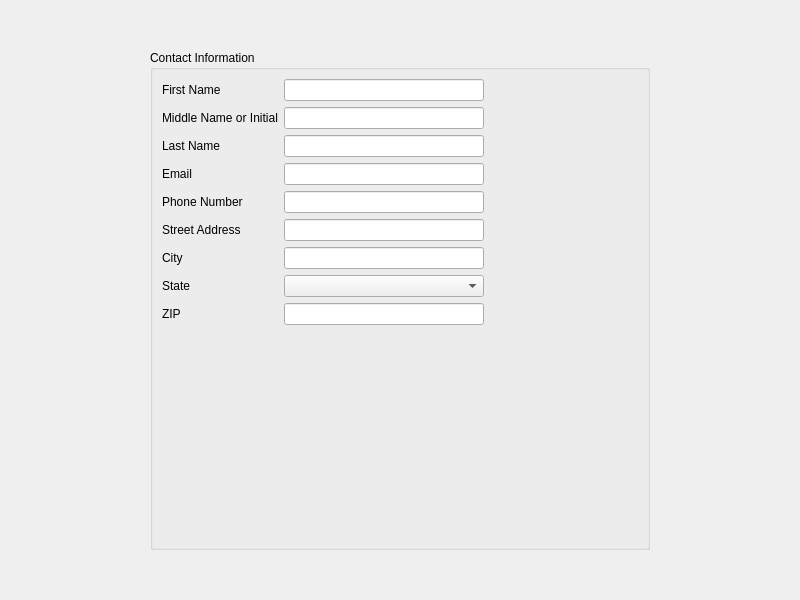
<?xml version="1.0" encoding="UTF-8"?>
<ui version="4.0">
 <class>contact</class>
 <widget class="QWidget" name="contact">
  <property name="geometry">
   <rect>
    <x>0</x>
    <y>0</y>
    <width>800</width>
    <height>600</height>
   </rect>
  </property>
  <property name="minimumSize">
   <size>
    <width>800</width>
    <height>600</height>
   </size>
  </property>
  <property name="windowTitle">
   <string>ResumeBuilder</string>
  </property>
  <layout class="QGridLayout" name="gridLayout_2">
   <item row="0" column="0" rowspan="2" colspan="2">
    <layout class="QGridLayout" name="gridLayout">
     <item row="0" column="0">
      <widget class="QGroupBox" name="groupBox">
       <property name="enabled">
        <bool>true</bool>
       </property>
       <property name="sizePolicy">
        <sizepolicy hsizetype="Maximum" vsizetype="Maximum">
         <horstretch>0</horstretch>
         <verstretch>0</verstretch>
        </sizepolicy>
       </property>
       <property name="maximumSize">
        <size>
         <width>500</width>
         <height>500</height>
        </size>
       </property>
       <property name="title">
        <string>Contact Information</string>
       </property>
       <layout class="QFormLayout" name="formLayout">
        <item row="0" column="0" colspan="2">
         <layout class="QFormLayout" name="formLayout_2">
          <item row="2" column="0">
           <widget class="QLabel" name="label">
            <property name="maximumSize">
             <size>
              <width>200</width>
              <height>35</height>
             </size>
            </property>
            <property name="text">
             <string>First Name</string>
            </property>
           </widget>
          </item>
          <item row="2" column="1">
           <widget class="QLineEdit" name="fname">
            <property name="maximumSize">
             <size>
              <width>200</width>
              <height>35</height>
             </size>
            </property>
           </widget>
          </item>
          <item row="3" column="0">
           <widget class="QLabel" name="label_2">
            <property name="maximumSize">
             <size>
              <width>200</width>
              <height>35</height>
             </size>
            </property>
            <property name="text">
             <string>Middle Name or Initial</string>
            </property>
           </widget>
          </item>
          <item row="3" column="1">
           <widget class="QLineEdit" name="mname">
            <property name="maximumSize">
             <size>
              <width>200</width>
              <height>35</height>
             </size>
            </property>
           </widget>
          </item>
          <item row="4" column="0">
           <widget class="QLabel" name="label_3">
            <property name="maximumSize">
             <size>
              <width>200</width>
              <height>35</height>
             </size>
            </property>
            <property name="text">
             <string>Last Name</string>
            </property>
           </widget>
          </item>
          <item row="4" column="1">
           <widget class="QLineEdit" name="lname">
            <property name="maximumSize">
             <size>
              <width>200</width>
              <height>35</height>
             </size>
            </property>
           </widget>
          </item>
          <item row="5" column="0">
           <widget class="QLabel" name="label_4">
            <property name="maximumSize">
             <size>
              <width>200</width>
              <height>35</height>
             </size>
            </property>
            <property name="text">
             <string>Email</string>
            </property>
           </widget>
          </item>
          <item row="5" column="1">
           <widget class="QLineEdit" name="email">
            <property name="maximumSize">
             <size>
              <width>200</width>
              <height>35</height>
             </size>
            </property>
           </widget>
          </item>
          <item row="6" column="0">
           <widget class="QLabel" name="label_5">
            <property name="maximumSize">
             <size>
              <width>200</width>
              <height>35</height>
             </size>
            </property>
            <property name="text">
             <string>Phone Number</string>
            </property>
           </widget>
          </item>
          <item row="6" column="1">
           <widget class="QLineEdit" name="phone">
            <property name="maximumSize">
             <size>
              <width>200</width>
              <height>35</height>
             </size>
            </property>
           </widget>
          </item>
          <item row="7" column="0">
           <widget class="QLabel" name="label_6">
            <property name="maximumSize">
             <size>
              <width>200</width>
              <height>35</height>
             </size>
            </property>
            <property name="text">
             <string>Street Address</string>
            </property>
           </widget>
          </item>
          <item row="7" column="1">
           <widget class="QLineEdit" name="street">
            <property name="maximumSize">
             <size>
              <width>200</width>
              <height>35</height>
             </size>
            </property>
           </widget>
          </item>
          <item row="8" column="0">
           <widget class="QLabel" name="label_8">
            <property name="text">
             <string>City</string>
            </property>
           </widget>
          </item>
          <item row="8" column="1">
           <widget class="QLineEdit" name="city">
            <property name="maximumSize">
             <size>
              <width>200</width>
              <height>35</height>
             </size>
            </property>
           </widget>
          </item>
          <item row="9" column="0">
           <widget class="QLabel" name="label_9">
            <property name="text">
             <string>State</string>
            </property>
           </widget>
          </item>
          <item row="9" column="1">
           <widget class="QComboBox" name="state">
            <property name="maximumSize">
             <size>
              <width>200</width>
              <height>35</height>
             </size>
            </property>
           </widget>
          </item>
          <item row="10" column="0">
           <widget class="QLabel" name="label_7">
            <property name="maximumSize">
             <size>
              <width>200</width>
              <height>35</height>
             </size>
            </property>
            <property name="text">
             <string>ZIP</string>
            </property>
           </widget>
          </item>
          <item row="10" column="1">
           <widget class="QLineEdit" name="zip">
            <property name="maximumSize">
             <size>
              <width>200</width>
              <height>35</height>
             </size>
            </property>
           </widget>
          </item>
         </layout>
        </item>
       </layout>
      </widget>
     </item>
    </layout>
   </item>
  </layout>
 </widget>
 <resources/>
 <connections/>
</ui>
